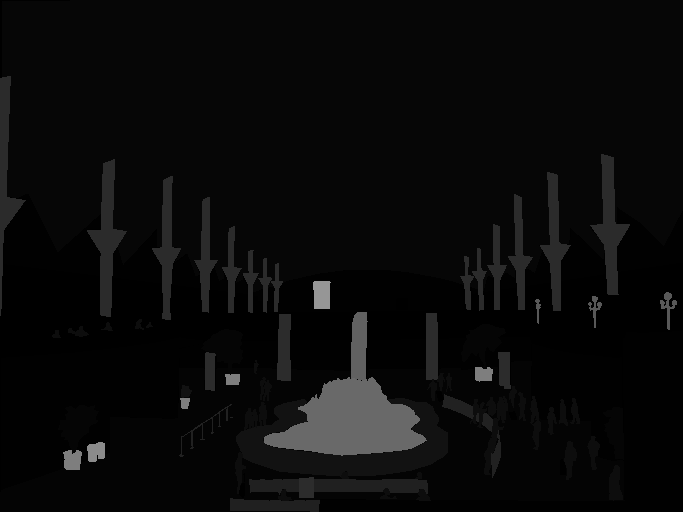
#> input picture test.png, 683 x 512 px
$ python -i data.py   (imports and definitions only)
#> lines starting #> are read from the running program, lines starting #| are printed output that depends on the picture
#> further down, picture is the input picture: shape (512, 683, 3); min 0, max 150, mean 9.8
import cv2
import numpy as np
import itertools

import os

def normalized(rgb):
    #return rgb/255.0
    norm=np.zeros((rgb.shape[0], rgb.shape[1], 3),np.float32)

    b=rgb[:,:,0]
    g=rgb[:,:,1]
    r=rgb[:,:,2]

    norm[:,:,0]=cv2.equalizeHist(b)
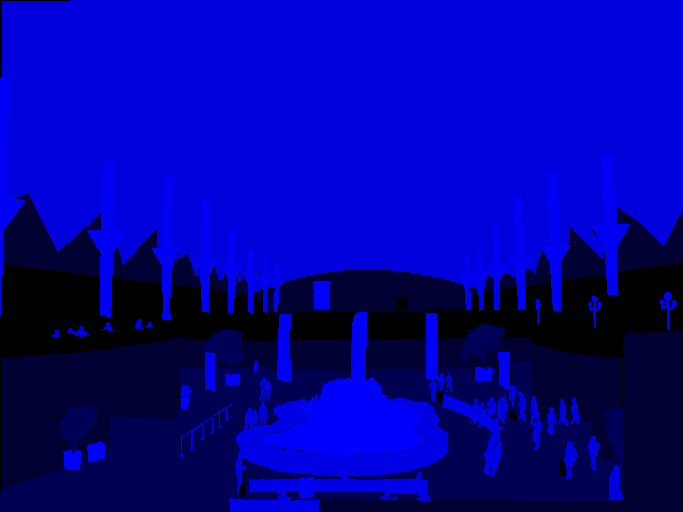
#> norm: shape (512, 683, 3) float32; mean of channels 0, 1, 2 153.5, 0, 0; drawn as B, G, R
    norm[:,:,1]=cv2.equalizeHist(g)
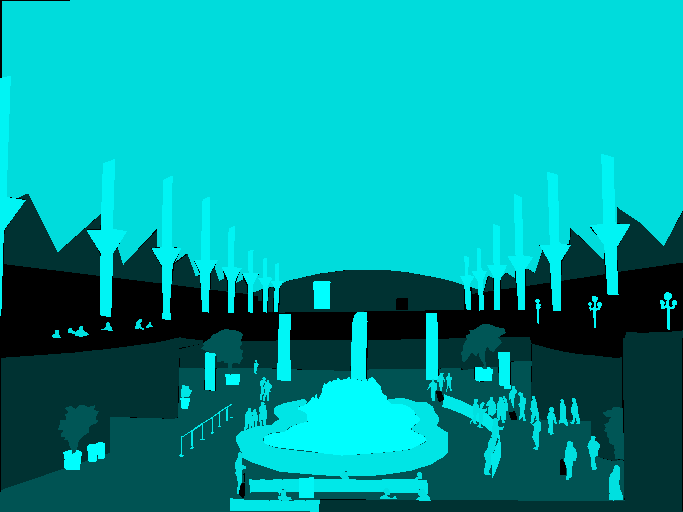
#> norm: shape (512, 683, 3) float32; mean of channels 0, 1, 2 153.5, 153.5, 0; drawn as B, G, R
    norm[:,:,2]=cv2.equalizeHist(r)
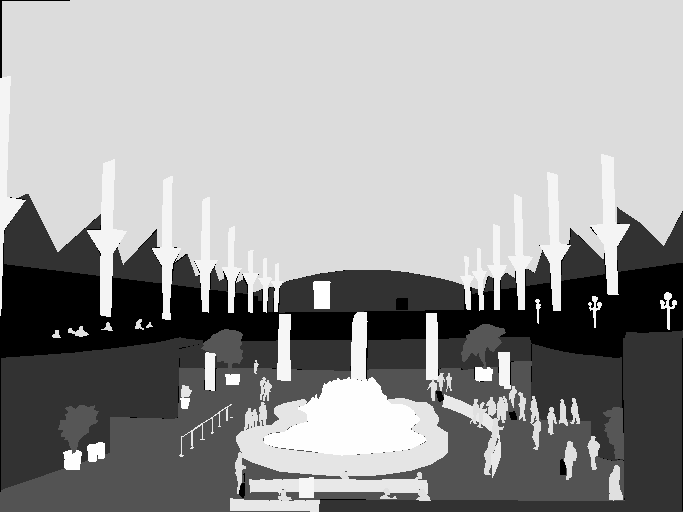
#> norm: shape (512, 683, 3) float32; min 0, max 255, mean 153.6

    return norm

def one_hot_it(labels,w,h):
    x = np.zeros([w,h,12])
    for i in range(w):
        for j in range(h):
            x[i,j,labels[i][j]]=1
    return x


# Copy the data to this dir here in the SegNet project /CamVid from here:
# https://github.com/alexgkendall/SegNet-Tutorial
DataPath = './CamVid/'
# data_shape = 360*480
data_shape = 224*224


def load_data(mode):
    data = []
    label = []
    with open(DataPath + mode +'.txt') as f:
        txt = f.readlines()
        txt = [line.split(' ') for line in txt]
    for i in range(len(txt)):
        # data.append(np.rollaxis(normalized(cv2.imread(os.getcwd() + txt[i][0][7:])),2))
        # this load cropped images
        data.append(np.rollaxis(normalized(cv2.imread(os.getcwd() + txt[i][0][7:])[136:,256:]),2))
        label.append(one_hot_it(cv2.imread(os.getcwd() + txt[i][1][7:][:-1])[136:,256:][:,:,0],224,224))
        print('.',end='')
    return np.array(data), np.array(label)


# [1 line that did not run here, left out]
# [1 line that did not run here, left out]
# [1 line not run here, left out]
# [1 line that did not run here, left out]
# [1 line that did not run here, left out]

# [1 line that did not run here, left out]
# [1 line that did not run here, left out]


# [8 lines not run here, left out]

>>> import cv2
>>> picture = cv2.imread('test.png')
>>> result = normalized(picture)
